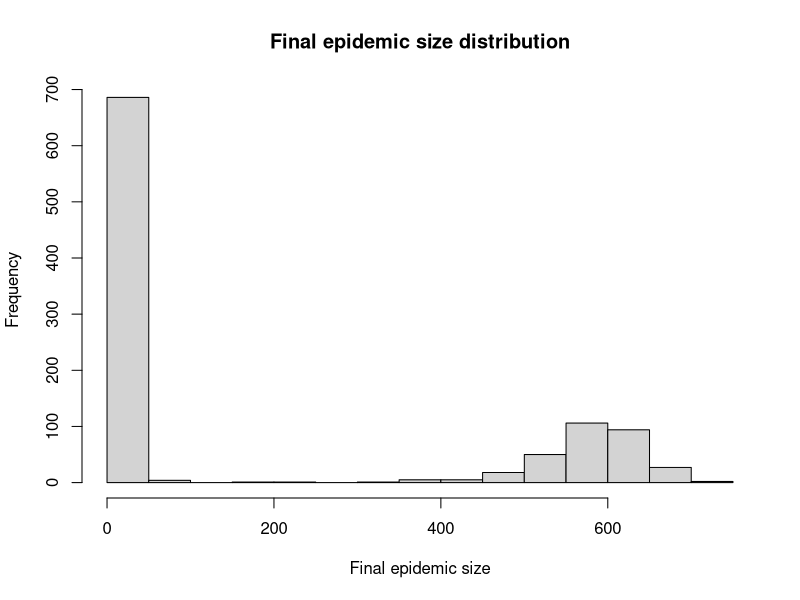
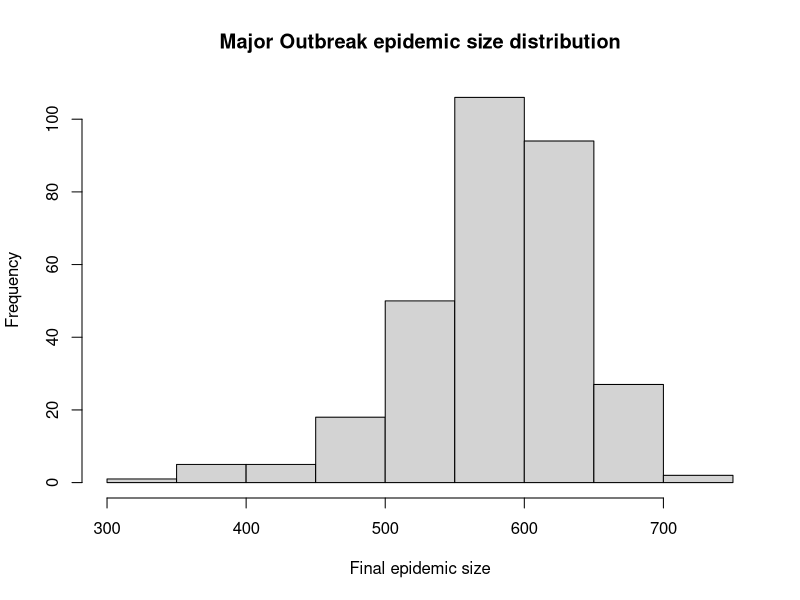
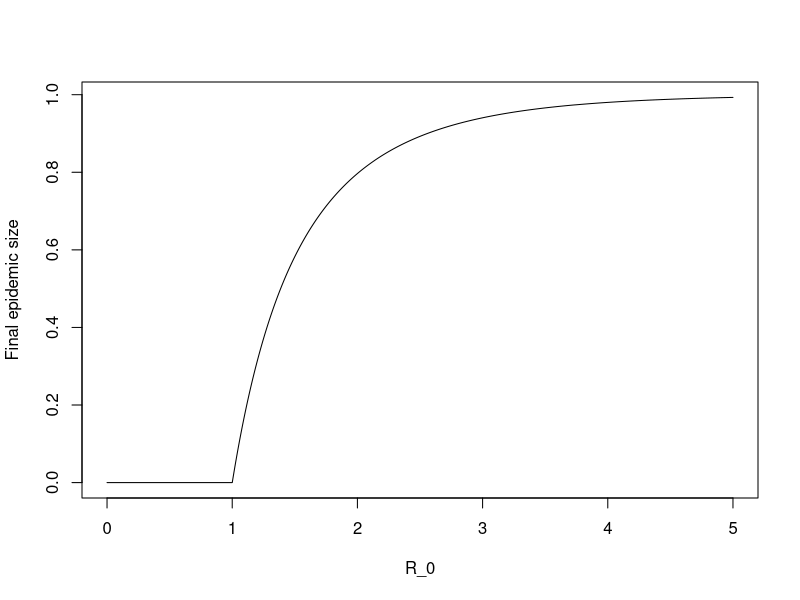

Write the R code that produced these figures, in order.
## ---- chunk 1
knitr::opts_chunk$set(echo = TRUE)
## ---- chunk 2

N = 1000 #S+I+R = 1000
num_steps = 2*N
betaN = 0.3 #beta*N*I = 50 means 50 infections per day 
beta = betaN/N 
nu = 0.2 #recovery time. The average is 1/nu. The average time is 50 days 
R0 = betaN/nu

num_epidemics = 1000 #how many time do you want it to run

final_epidemic_size = c()
for (i in 1:num_epidemics) {
  I = c()
  R = c()
  t = c()
  I = c(I,1) # concatenation
  R = c(R,0)
  t = c(t,0)
  n = 2
  while(n <= num_steps & I[n-1] > 0 & R[n-1]>= 0){
    infection_rate = beta*(N-I[n-1]-R[n-1])*I[n-1]
    recovery_rate = nu*I[n-1]
    tau = rexp(1, rate = infection_rate + recovery_rate)
    if (runif(1) < infection_rate/(infection_rate + recovery_rate)){
      I = c(I,I[n-1] + 1)
      R = c(R,R[n-1])
    } else {
      I = c(I,I[n-1] - 1)
      R = c(R,R[n-1] + 1)
    }
    t = c(t,t[n-1]+tau)
    n = n+1
  }
  final_epidemic_size = c(final_epidemic_size,max(R))
}

pdf("3stosircase4.pdf")

h = hist(final_epidemic_size,
     main = "Final epidemic size distribution",
     xlab = "Final epidemic size",
     freq = TRUE)

dev.off() 

long_idx = which(final_epidemic_size > 300) #return the indices of vec that satisfies

print(paste0("The mean of the epidemic size is ",mean(final_epidemic_size)))

print(paste0("The mean of the epidemic size is ",mean(final_epidemic_size[long_idx])))
#vec[long_idx]: the value that associated with the index


pdf("3stosircase42.pdf")

h_approx = hist(final_epidemic_size[long_idx], 
                 main = "Major Outbreak epidemic size distribution",
                 xlab = "Final epidemic size")
dev.off()
## ---- chunk 3
R_0_vec = seq(from = 0, to = 5, length.out = 10000)
final_size = function(R_0){
  eqn = function(r_star){
    1 - r_star - exp(-R_0 * r_star)
  }
  result1 = uniroot(eqn, lower = 0, upper = 1)$root
  result2 = uniroot(eqn, lower = 1e-12, upper = 1, extendInt = "yes")$root
  
  result = max(result1, result2)
  return(result)
}

final_vec = as.vector(10000)
for (i in 1:10000){
  R_0 = R_0_vec[i]
  final_vec[i] <- final_size(R_0 = R_0)
}
pdf("2finalR0.pdf")

plot(R_0_vec, final_vec, type = "s", xlab = "R_0", ylab = "Final epidemic size")

dev.off()
